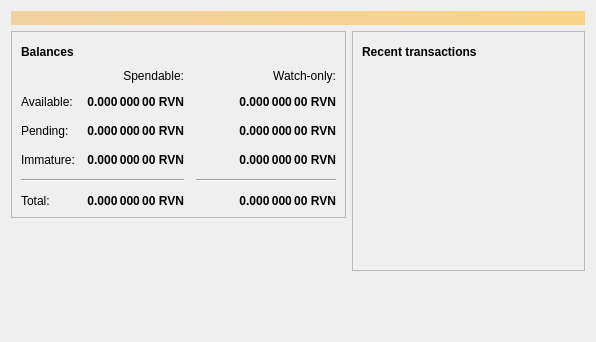
<?xml version="1.0" encoding="UTF-8"?>
<ui version="4.0">
 <class>OverviewPage</class>
 <widget class="QWidget" name="OverviewPage">
  <property name="geometry">
   <rect>
    <x>0</x>
    <y>0</y>
    <width>596</width>
    <height>342</height>
   </rect>
  </property>
  <property name="windowTitle">
   <string>Form</string>
  </property>
  <layout class="QVBoxLayout" name="topLayout">
   <item>
    <widget class="QLabel" name="labelAlerts">
     <property name="visible">
      <bool>false</bool>
     </property>
     <property name="styleSheet">
      <string notr="true">QLabel { background-color: qlineargradient(x1: 0, y1: 0, x2: 1, y2: 0, stop:0 #F0D0A0, stop:1 #F8D488); color:#000000; }</string>
     </property>
     <property name="wordWrap">
      <bool>true</bool>
     </property>
     <property name="margin">
      <number>3</number>
     </property>
     <property name="textInteractionFlags">
      <set>Qt::TextSelectableByMouse</set>
     </property>
    </widget>
   </item>
   <item>
    <layout class="QHBoxLayout" name="horizontalLayout" stretch="1,1">
     <item>
      <layout class="QVBoxLayout" name="verticalLayout_2">
       <item>
        <widget class="QFrame" name="frame">
         <property name="frameShape">
          <enum>QFrame::StyledPanel</enum>
         </property>
         <property name="frameShadow">
          <enum>QFrame::Raised</enum>
         </property>
         <layout class="QVBoxLayout" name="verticalLayout_4">
          <item>
           <layout class="QHBoxLayout" name="horizontalLayout_4">
            <item>
             <widget class="QLabel" name="label_5">
              <property name="font">
               <font>
                <weight>75</weight>
                <bold>true</bold>
               </font>
              </property>
              <property name="text">
               <string>Balances</string>
              </property>
             </widget>
            </item>
            <item>
             <widget class="QPushButton" name="labelWalletStatus">
              <property name="enabled">
               <bool>true</bool>
              </property>
              <property name="maximumSize">
               <size>
                <width>30</width>
                <height>16777215</height>
               </size>
              </property>
              <property name="toolTip">
               <string>The displayed information may be out of date. Your wallet automatically synchronizes with the Helios network after a connection is established, but this process has not completed yet.</string>
              </property>
              <property name="text">
               <string/>
              </property>
              <property name="icon">
               <iconset resource="../helios.qrc">
                <normaloff>:/icons/warning</normaloff>
                <disabledoff>:/icons/warning</disabledoff>:/icons/warning</iconset>
              </property>
              <property name="iconSize">
               <size>
                <width>24</width>
                <height>24</height>
               </size>
              </property>
              <property name="flat">
               <bool>true</bool>
              </property>
             </widget>
            </item>
            <item>
             <spacer name="horizontalSpacer_3">
              <property name="orientation">
               <enum>Qt::Horizontal</enum>
              </property>
              <property name="sizeHint" stdset="0">
               <size>
                <width>40</width>
                <height>20</height>
               </size>
              </property>
             </spacer>
            </item>
           </layout>
          </item>
          <item>
           <layout class="QGridLayout" name="gridLayout">
            <property name="spacing">
             <number>12</number>
            </property>
            <item row="2" column="2">
             <widget class="QLabel" name="labelWatchPending">
              <property name="font">
               <font>
                <weight>75</weight>
                <bold>true</bold>
               </font>
              </property>
              <property name="cursor">
               <cursorShape>IBeamCursor</cursorShape>
              </property>
              <property name="toolTip">
               <string>Unconfirmed transactions to watch-only addresses</string>
              </property>
              <property name="text">
               <string notr="true">0.000 000 00 RVN</string>
              </property>
              <property name="alignment">
               <set>Qt::AlignRight|Qt::AlignTrailing|Qt::AlignVCenter</set>
              </property>
              <property name="textInteractionFlags">
               <set>Qt::LinksAccessibleByMouse|Qt::TextSelectableByKeyboard|Qt::TextSelectableByMouse</set>
              </property>
             </widget>
            </item>
            <item row="2" column="1">
             <widget class="QLabel" name="labelUnconfirmed">
              <property name="font">
               <font>
                <weight>75</weight>
                <bold>true</bold>
               </font>
              </property>
              <property name="cursor">
               <cursorShape>IBeamCursor</cursorShape>
              </property>
              <property name="toolTip">
               <string>Total of transactions that have yet to be confirmed, and do not yet count toward the spendable balance</string>
              </property>
              <property name="text">
               <string notr="true">0.000 000 00 RVN</string>
              </property>
              <property name="alignment">
               <set>Qt::AlignRight|Qt::AlignTrailing|Qt::AlignVCenter</set>
              </property>
              <property name="textInteractionFlags">
               <set>Qt::LinksAccessibleByMouse|Qt::TextSelectableByKeyboard|Qt::TextSelectableByMouse</set>
              </property>
             </widget>
            </item>
            <item row="3" column="2">
             <widget class="QLabel" name="labelWatchImmature">
              <property name="font">
               <font>
                <weight>75</weight>
                <bold>true</bold>
               </font>
              </property>
              <property name="cursor">
               <cursorShape>IBeamCursor</cursorShape>
              </property>
              <property name="toolTip">
               <string>Mined balance in watch-only addresses that has not yet matured</string>
              </property>
              <property name="text">
               <string notr="true">0.000 000 00 RVN</string>
              </property>
              <property name="alignment">
               <set>Qt::AlignRight|Qt::AlignTrailing|Qt::AlignVCenter</set>
              </property>
              <property name="textInteractionFlags">
               <set>Qt::LinksAccessibleByMouse|Qt::TextSelectableByKeyboard|Qt::TextSelectableByMouse</set>
              </property>
             </widget>
            </item>
            <item row="4" column="0" colspan="2">
             <widget class="Line" name="line">
              <property name="orientation">
               <enum>Qt::Horizontal</enum>
              </property>
             </widget>
            </item>
            <item row="4" column="2">
             <widget class="Line" name="lineWatchBalance">
              <property name="sizePolicy">
               <sizepolicy hsizetype="Preferred" vsizetype="Fixed">
                <horstretch>0</horstretch>
                <verstretch>0</verstretch>
               </sizepolicy>
              </property>
              <property name="minimumSize">
               <size>
                <width>140</width>
                <height>0</height>
               </size>
              </property>
              <property name="orientation">
               <enum>Qt::Horizontal</enum>
              </property>
             </widget>
            </item>
            <item row="5" column="0">
             <widget class="QLabel" name="labelTotalText">
              <property name="text">
               <string>Total:</string>
              </property>
             </widget>
            </item>
            <item row="3" column="1">
             <widget class="QLabel" name="labelImmature">
              <property name="font">
               <font>
                <weight>75</weight>
                <bold>true</bold>
               </font>
              </property>
              <property name="cursor">
               <cursorShape>IBeamCursor</cursorShape>
              </property>
              <property name="toolTip">
               <string>Mined balance that has not yet matured</string>
              </property>
              <property name="text">
               <string notr="true">0.000 000 00 RVN</string>
              </property>
              <property name="alignment">
               <set>Qt::AlignRight|Qt::AlignTrailing|Qt::AlignVCenter</set>
              </property>
              <property name="textInteractionFlags">
               <set>Qt::LinksAccessibleByMouse|Qt::TextSelectableByKeyboard|Qt::TextSelectableByMouse</set>
              </property>
             </widget>
            </item>
            <item row="2" column="3">
             <spacer name="horizontalSpacer_2">
              <property name="orientation">
               <enum>Qt::Horizontal</enum>
              </property>
              <property name="sizeHint" stdset="0">
               <size>
                <width>40</width>
                <height>20</height>
               </size>
              </property>
             </spacer>
            </item>
            <item row="3" column="0">
             <widget class="QLabel" name="labelImmatureText">
              <property name="text">
               <string>Immature:</string>
              </property>
             </widget>
            </item>
            <item row="5" column="1">
             <widget class="QLabel" name="labelTotal">
              <property name="font">
               <font>
                <weight>75</weight>
                <bold>true</bold>
               </font>
              </property>
              <property name="cursor">
               <cursorShape>IBeamCursor</cursorShape>
              </property>
              <property name="toolTip">
               <string>Your current total balance</string>
              </property>
              <property name="text">
               <string notr="true">0.000 000 00 RVN</string>
              </property>
              <property name="alignment">
               <set>Qt::AlignRight|Qt::AlignTrailing|Qt::AlignVCenter</set>
              </property>
              <property name="textInteractionFlags">
               <set>Qt::LinksAccessibleByMouse|Qt::TextSelectableByKeyboard|Qt::TextSelectableByMouse</set>
              </property>
             </widget>
            </item>
            <item row="5" column="2">
             <widget class="QLabel" name="labelWatchTotal">
              <property name="font">
               <font>
                <weight>75</weight>
                <bold>true</bold>
               </font>
              </property>
              <property name="cursor">
               <cursorShape>IBeamCursor</cursorShape>
              </property>
              <property name="toolTip">
               <string>Current total balance in watch-only addresses</string>
              </property>
              <property name="text">
               <string notr="true">0.000 000 00 RVN</string>
              </property>
              <property name="alignment">
               <set>Qt::AlignRight|Qt::AlignTrailing|Qt::AlignVCenter</set>
              </property>
              <property name="textInteractionFlags">
               <set>Qt::LinksAccessibleByMouse|Qt::TextSelectableByKeyboard|Qt::TextSelectableByMouse</set>
              </property>
             </widget>
            </item>
            <item row="0" column="2">
             <widget class="QLabel" name="labelWatchonly">
              <property name="text">
               <string>Watch-only:</string>
              </property>
              <property name="alignment">
               <set>Qt::AlignRight|Qt::AlignTrailing|Qt::AlignVCenter</set>
              </property>
             </widget>
            </item>
            <item row="1" column="0">
             <widget class="QLabel" name="labelBalanceText">
              <property name="text">
               <string>Available:</string>
              </property>
             </widget>
            </item>
            <item row="1" column="1">
             <widget class="QLabel" name="labelBalance">
              <property name="font">
               <font>
                <weight>75</weight>
                <bold>true</bold>
               </font>
              </property>
              <property name="cursor">
               <cursorShape>IBeamCursor</cursorShape>
              </property>
              <property name="toolTip">
               <string>Your current spendable balance</string>
              </property>
              <property name="text">
               <string notr="true">0.000 000 00 RVN</string>
              </property>
              <property name="alignment">
               <set>Qt::AlignRight|Qt::AlignTrailing|Qt::AlignVCenter</set>
              </property>
              <property name="textInteractionFlags">
               <set>Qt::LinksAccessibleByMouse|Qt::TextSelectableByKeyboard|Qt::TextSelectableByMouse</set>
              </property>
             </widget>
            </item>
            <item row="1" column="2">
             <widget class="QLabel" name="labelWatchAvailable">
              <property name="font">
               <font>
                <weight>75</weight>
                <bold>true</bold>
               </font>
              </property>
              <property name="cursor">
               <cursorShape>IBeamCursor</cursorShape>
              </property>
              <property name="toolTip">
               <string>Your current balance in watch-only addresses</string>
              </property>
              <property name="text">
               <string notr="true">0.000 000 00 RVN</string>
              </property>
              <property name="alignment">
               <set>Qt::AlignRight|Qt::AlignTrailing|Qt::AlignVCenter</set>
              </property>
              <property name="textInteractionFlags">
               <set>Qt::LinksAccessibleByMouse|Qt::TextSelectableByKeyboard|Qt::TextSelectableByMouse</set>
              </property>
             </widget>
            </item>
            <item row="2" column="0">
             <widget class="QLabel" name="labelPendingText">
              <property name="text">
               <string>Pending:</string>
              </property>
             </widget>
            </item>
            <item row="0" column="1">
             <widget class="QLabel" name="labelSpendable">
              <property name="text">
               <string>Spendable:</string>
              </property>
              <property name="alignment">
               <set>Qt::AlignRight|Qt::AlignTrailing|Qt::AlignVCenter</set>
              </property>
             </widget>
            </item>
           </layout>
          </item>
         </layout>
        </widget>
       </item>
       <item>
        <spacer name="verticalSpacer">
         <property name="orientation">
          <enum>Qt::Vertical</enum>
         </property>
         <property name="sizeHint" stdset="0">
          <size>
           <width>20</width>
           <height>40</height>
          </size>
         </property>
        </spacer>
       </item>
      </layout>
     </item>
     <item>
      <layout class="QVBoxLayout" name="verticalLayout_3">
       <item>
        <widget class="QFrame" name="frame_2">
         <property name="frameShape">
          <enum>QFrame::StyledPanel</enum>
         </property>
         <property name="frameShadow">
          <enum>QFrame::Raised</enum>
         </property>
         <layout class="QVBoxLayout" name="verticalLayout">
          <item>
           <layout class="QHBoxLayout" name="horizontalLayout_2">
            <item>
             <widget class="QLabel" name="label_4">
              <property name="font">
               <font>
                <weight>75</weight>
                <bold>true</bold>
               </font>
              </property>
              <property name="text">
               <string>Recent transactions</string>
              </property>
             </widget>
            </item>
            <item>
             <widget class="QPushButton" name="labelTransactionsStatus">
              <property name="enabled">
               <bool>true</bool>
              </property>
              <property name="maximumSize">
               <size>
                <width>30</width>
                <height>16777215</height>
               </size>
              </property>
              <property name="toolTip">
               <string>The displayed information may be out of date. Your wallet automatically synchronizes with the Helios network after a connection is established, but this process has not completed yet.</string>
              </property>
              <property name="text">
               <string/>
              </property>
              <property name="icon">
               <iconset resource="../helios.qrc">
                <normaloff>:/icons/warning</normaloff>
                <disabledoff>:/icons/warning</disabledoff>:/icons/warning</iconset>
              </property>
              <property name="iconSize">
               <size>
                <width>24</width>
                <height>24</height>
               </size>
              </property>
              <property name="flat">
               <bool>true</bool>
              </property>
             </widget>
            </item>
            <item>
             <spacer name="horizontalSpacer">
              <property name="orientation">
               <enum>Qt::Horizontal</enum>
              </property>
              <property name="sizeHint" stdset="0">
               <size>
                <width>40</width>
                <height>20</height>
               </size>
              </property>
             </spacer>
            </item>
           </layout>
          </item>
          <item>
           <widget class="QListView" name="listTransactions">
            <property name="styleSheet">
             <string notr="true">QListView { background: transparent; }</string>
            </property>
            <property name="frameShape">
             <enum>QFrame::NoFrame</enum>
            </property>
            <property name="verticalScrollBarPolicy">
             <enum>Qt::ScrollBarAlwaysOff</enum>
            </property>
            <property name="horizontalScrollBarPolicy">
             <enum>Qt::ScrollBarAlwaysOff</enum>
            </property>
            <property name="selectionMode">
             <enum>QAbstractItemView::NoSelection</enum>
            </property>
           </widget>
          </item>
         </layout>
        </widget>
       </item>
       <item>
        <spacer name="verticalSpacer_2">
         <property name="orientation">
          <enum>Qt::Vertical</enum>
         </property>
         <property name="sizeHint" stdset="0">
          <size>
           <width>20</width>
           <height>40</height>
          </size>
         </property>
        </spacer>
       </item>
      </layout>
     </item>
    </layout>
   </item>
  </layout>
 </widget>
 <resources/>
 <connections/>
</ui>
